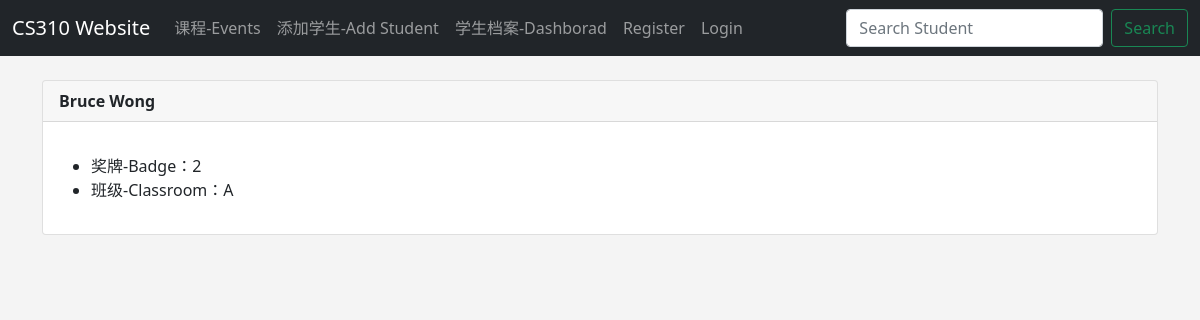
The app's page /show_student/8 with its own data.
### events/models.py (models this page shows)
class MyClassStudent(models.Model):
	name = models.CharField(max_length=30)
	classroom = models.ForeignKey(Classroom, blank = True, null = True, on_delete=models.CASCADE)
	badge = models.CharField(max_length=30, blank = True, null = True)
	def __str__(self):
		return self.name

class Classroom(models.Model):
	name = models.CharField('Classroom Name', max_length=120 )
	address = models.CharField(max_length=300 )
	def __str__(self):
		return self.name

### events/views.py (the view)
# urls.py: path('show_student/<student_id>', views.show_student, name = "show-student"),
def show_student(request, student_id):
	student = MyClassStudent.objects.get(pk=student_id,)
	return render(request,
		'events/show_student.html',{
		'Student':student,
		})

### events/templates/events/show_student.html
{% extends 'events/base.html' %}
{% block content %}
<div class="card">
  <div class="card-header">
    <strong>{{ Student }}</strong>
  </div>
  <div class="card-body">
    <p class="card-text">
    <ul>
	<li>奖牌-Badge：{{ Student.badge }}</li>
	<li>班级-Classroom：{{ Student.classroom }}</li>
	</ul>
    </p>
  </div>
</div>
{% endblock %}

### events/templates/events/base.html (style rules this page uses)
body { background: #f4f4f4; }

### records on screen
MyClassStudent: name "Bruce Wong", badge "2", classroom "A"
